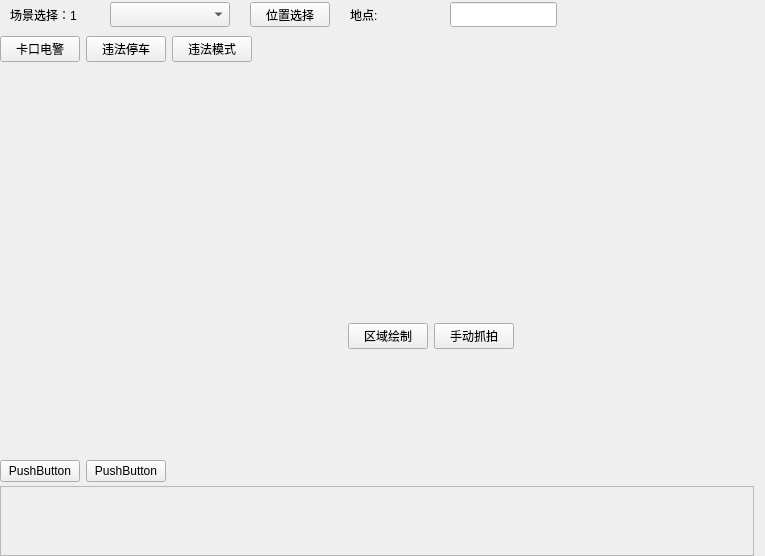
<?xml version="1.0" encoding="UTF-8"?>
<ui version="4.0">
 <class>Dlg_Scene</class>
 <widget class="QWidget" name="Dlg_Scene">
  <property name="geometry">
   <rect>
    <x>0</x>
    <y>0</y>
    <width>765</width>
    <height>556</height>
   </rect>
  </property>
  <property name="windowTitle">
   <string>Dlg_Scene</string>
  </property>
  <layout class="QVBoxLayout" name="verticalLayout_7">
   <property name="spacing">
    <number>4</number>
   </property>
   <property name="leftMargin">
    <number>0</number>
   </property>
   <property name="topMargin">
    <number>2</number>
   </property>
   <property name="bottomMargin">
    <number>0</number>
   </property>
   <item>
    <widget class="QWidget" name="widget" native="true">
     <layout class="QHBoxLayout" name="horizontalLayout">
      <property name="spacing">
       <number>20</number>
      </property>
      <property name="leftMargin">
       <number>10</number>
      </property>
      <property name="topMargin">
       <number>0</number>
      </property>
      <property name="bottomMargin">
       <number>5</number>
      </property>
      <item>
       <widget class="QLabel" name="label">
        <property name="minimumSize">
         <size>
          <width>80</width>
          <height>0</height>
         </size>
        </property>
        <property name="text">
         <string>场景选择：1</string>
        </property>
       </widget>
      </item>
      <item>
       <widget class="QComboBox" name="cmb_scene">
        <property name="minimumSize">
         <size>
          <width>120</width>
          <height>25</height>
         </size>
        </property>
       </widget>
      </item>
      <item>
       <widget class="QPushButton" name="btn_selectPos">
        <property name="minimumSize">
         <size>
          <width>80</width>
          <height>25</height>
         </size>
        </property>
        <property name="text">
         <string>位置选择</string>
        </property>
       </widget>
      </item>
      <item>
       <widget class="QLabel" name="label_2">
        <property name="minimumSize">
         <size>
          <width>80</width>
          <height>0</height>
         </size>
        </property>
        <property name="text">
         <string>地点:</string>
        </property>
       </widget>
      </item>
      <item>
       <widget class="QLineEdit" name="ledt_pos">
        <property name="minimumSize">
         <size>
          <width>0</width>
          <height>25</height>
         </size>
        </property>
        <property name="maximumSize">
         <size>
          <width>150</width>
          <height>16777215</height>
         </size>
        </property>
       </widget>
      </item>
      <item>
       <spacer name="horizontalSpacer">
        <property name="orientation">
         <enum>Qt::Horizontal</enum>
        </property>
        <property name="sizeHint" stdset="0">
         <size>
          <width>186</width>
          <height>20</height>
         </size>
        </property>
       </spacer>
      </item>
     </layout>
    </widget>
   </item>
   <item>
    <layout class="QHBoxLayout" name="horizontalLayout_2">
     <item>
      <widget class="QPushButton" name="pushButton_2">
       <property name="text">
        <string>卡口电警</string>
       </property>
      </widget>
     </item>
     <item>
      <widget class="QPushButton" name="pushButton_3">
       <property name="text">
        <string>违法停车</string>
       </property>
      </widget>
     </item>
     <item>
      <widget class="QPushButton" name="pushButton_4">
       <property name="text">
        <string>违法模式</string>
       </property>
      </widget>
     </item>
     <item>
      <spacer name="horizontalSpacer_2">
       <property name="orientation">
        <enum>Qt::Horizontal</enum>
       </property>
       <property name="sizeHint" stdset="0">
        <size>
         <width>40</width>
         <height>20</height>
        </size>
       </property>
      </spacer>
     </item>
    </layout>
   </item>
   <item>
    <layout class="QHBoxLayout" name="horizontalLayout_7" stretch="0,1,0">
     <property name="rightMargin">
      <number>0</number>
     </property>
     <item>
      <widget class="QStackedWidget" name="stackedWidget">
       <property name="currentIndex">
        <number>3</number>
       </property>
       <widget class="QWidget" name="page">
        <layout class="QVBoxLayout" name="verticalLayout">
         <item>
          <layout class="QHBoxLayout" name="horizontalLayout_3">
           <item>
            <layout class="QFormLayout" name="formLayout">
             <property name="horizontalSpacing">
              <number>10</number>
             </property>
             <property name="verticalSpacing">
              <number>10</number>
             </property>
             <item row="0" column="0">
              <widget class="QLabel" name="label_3">
               <property name="text">
                <string>车道总数：</string>
               </property>
              </widget>
             </item>
             <item row="0" column="1">
              <widget class="QComboBox" name="cmb_plateNum">
               <property name="minimumSize">
                <size>
                 <width>120</width>
                 <height>25</height>
                </size>
               </property>
               <property name="maximumSize">
                <size>
                 <width>120</width>
                 <height>16777215</height>
                </size>
               </property>
              </widget>
             </item>
             <item row="1" column="0">
              <widget class="QLabel" name="label_4">
               <property name="text">
                <string>车道宽度：</string>
               </property>
              </widget>
             </item>
             <item row="1" column="1">
              <widget class="QLineEdit" name="ledt_plateWidth">
               <property name="minimumSize">
                <size>
                 <width>0</width>
                 <height>25</height>
                </size>
               </property>
               <property name="maximumSize">
                <size>
                 <width>120</width>
                 <height>16777215</height>
                </size>
               </property>
              </widget>
             </item>
             <item row="2" column="0">
              <widget class="QLabel" name="label_5">
               <property name="text">
                <string>道路编号：</string>
               </property>
              </widget>
             </item>
             <item row="2" column="1">
              <widget class="QLineEdit" name="ledt_roadNumber">
               <property name="minimumSize">
                <size>
                 <width>0</width>
                 <height>25</height>
                </size>
               </property>
               <property name="maximumSize">
                <size>
                 <width>120</width>
                 <height>16777215</height>
                </size>
               </property>
              </widget>
             </item>
            </layout>
           </item>
           <item>
            <spacer name="horizontalSpacer_3">
             <property name="orientation">
              <enum>Qt::Horizontal</enum>
             </property>
             <property name="sizeHint" stdset="0">
              <size>
               <width>40</width>
               <height>20</height>
              </size>
             </property>
            </spacer>
           </item>
          </layout>
         </item>
         <item>
          <spacer name="verticalSpacer">
           <property name="orientation">
            <enum>Qt::Vertical</enum>
           </property>
           <property name="sizeHint" stdset="0">
            <size>
             <width>20</width>
             <height>300</height>
            </size>
           </property>
          </spacer>
         </item>
        </layout>
       </widget>
       <widget class="QWidget" name="page_2">
        <layout class="QVBoxLayout" name="verticalLayout_2">
         <item>
          <layout class="QHBoxLayout" name="horizontalLayout_4">
           <item>
            <layout class="QFormLayout" name="formLayout_2">
             <property name="horizontalSpacing">
              <number>5</number>
             </property>
             <property name="verticalSpacing">
              <number>5</number>
             </property>
             <item row="0" column="0">
              <widget class="QLabel" name="label_6">
               <property name="text">
                <string>区域总数：</string>
               </property>
              </widget>
             </item>
             <item row="0" column="1">
              <widget class="QComboBox" name="cmb_areaSum">
               <property name="minimumSize">
                <size>
                 <width>120</width>
                 <height>25</height>
                </size>
               </property>
               <property name="maximumSize">
                <size>
                 <width>120</width>
                 <height>16777215</height>
                </size>
               </property>
              </widget>
             </item>
             <item row="1" column="0">
              <widget class="QLabel" name="label_7">
               <property name="text">
                <string>工作模式</string>
               </property>
              </widget>
             </item>
             <item row="2" column="0">
              <widget class="QLabel" name="label_8">
               <property name="text">
                <string>二次抓拍时间(分钟):</string>
               </property>
              </widget>
             </item>
             <item row="2" column="1">
              <widget class="QLineEdit" name="ledt_roadNumber_2">
               <property name="minimumSize">
                <size>
                 <width>0</width>
                 <height>25</height>
                </size>
               </property>
               <property name="maximumSize">
                <size>
                 <width>120</width>
                 <height>16777215</height>
                </size>
               </property>
              </widget>
             </item>
             <item row="1" column="1">
              <widget class="QComboBox" name="cmb_workMode">
               <property name="minimumSize">
                <size>
                 <width>120</width>
                 <height>25</height>
                </size>
               </property>
               <property name="maximumSize">
                <size>
                 <width>120</width>
                 <height>16777215</height>
                </size>
               </property>
              </widget>
             </item>
             <item row="3" column="0">
              <widget class="QLabel" name="label_9">
               <property name="minimumSize">
                <size>
                 <width>0</width>
                 <height>25</height>
                </size>
               </property>
               <property name="text">
                <string>短信通知时间(秒):</string>
               </property>
              </widget>
             </item>
             <item row="4" column="0">
              <widget class="QLabel" name="label_10">
               <property name="minimumSize">
                <size>
                 <width>0</width>
                 <height>25</height>
                </size>
               </property>
               <property name="text">
                <string>图片1类型:</string>
               </property>
              </widget>
             </item>
             <item row="5" column="0">
              <widget class="QLabel" name="label_11">
               <property name="text">
                <string>图片2类型:</string>
               </property>
              </widget>
             </item>
             <item row="6" column="0">
              <widget class="QLabel" name="label_12">
               <property name="text">
                <string>图片3类型:</string>
               </property>
              </widget>
             </item>
             <item row="7" column="0">
              <widget class="QLabel" name="label_13">
               <property name="text">
                <string>图片4类型:</string>
               </property>
              </widget>
             </item>
             <item row="8" column="0">
              <widget class="QLabel" name="label_14">
               <property name="minimumSize">
                <size>
                 <width>0</width>
                 <height>25</height>
                </size>
               </property>
               <property name="text">
                <string>图片1和2间隔时间(秒):</string>
               </property>
              </widget>
             </item>
             <item row="3" column="1">
              <widget class="QLineEdit" name="ledt_notice">
               <property name="minimumSize">
                <size>
                 <width>0</width>
                 <height>25</height>
                </size>
               </property>
               <property name="maximumSize">
                <size>
                 <width>120</width>
                 <height>16777215</height>
                </size>
               </property>
              </widget>
             </item>
             <item row="4" column="1">
              <widget class="QComboBox" name="cmb_pic1">
               <property name="minimumSize">
                <size>
                 <width>0</width>
                 <height>25</height>
                </size>
               </property>
               <property name="maximumSize">
                <size>
                 <width>120</width>
                 <height>16777215</height>
                </size>
               </property>
              </widget>
             </item>
             <item row="5" column="1">
              <widget class="QComboBox" name="cmb_pic2">
               <property name="minimumSize">
                <size>
                 <width>0</width>
                 <height>25</height>
                </size>
               </property>
               <property name="maximumSize">
                <size>
                 <width>120</width>
                 <height>16777215</height>
                </size>
               </property>
              </widget>
             </item>
             <item row="6" column="1">
              <widget class="QComboBox" name="cmb_pic3">
               <property name="minimumSize">
                <size>
                 <width>0</width>
                 <height>25</height>
                </size>
               </property>
               <property name="maximumSize">
                <size>
                 <width>120</width>
                 <height>16777215</height>
                </size>
               </property>
              </widget>
             </item>
             <item row="7" column="1">
              <widget class="QComboBox" name="cmb_pic4">
               <property name="minimumSize">
                <size>
                 <width>0</width>
                 <height>25</height>
                </size>
               </property>
               <property name="maximumSize">
                <size>
                 <width>120</width>
                 <height>16777215</height>
                </size>
               </property>
              </widget>
             </item>
             <item row="9" column="0">
              <widget class="QLabel" name="label_15">
               <property name="minimumSize">
                <size>
                 <width>150</width>
                 <height>25</height>
                </size>
               </property>
               <property name="text">
                <string>图片3和4间隔时间(秒):</string>
               </property>
              </widget>
             </item>
             <item row="11" column="0">
              <widget class="QLabel" name="label_16">
               <property name="minimumSize">
                <size>
                 <width>0</width>
                 <height>25</height>
                </size>
               </property>
               <property name="text">
                <string>违法代码:</string>
               </property>
              </widget>
             </item>
             <item row="10" column="0">
              <widget class="QLabel" name="label_17">
               <property name="minimumSize">
                <size>
                 <width>0</width>
                 <height>25</height>
                </size>
               </property>
               <property name="text">
                <string>无牌车模式:</string>
               </property>
              </widget>
             </item>
             <item row="8" column="1">
              <widget class="QLineEdit" name="ledt_Pic12Time">
               <property name="minimumSize">
                <size>
                 <width>0</width>
                 <height>25</height>
                </size>
               </property>
               <property name="maximumSize">
                <size>
                 <width>120</width>
                 <height>16777215</height>
                </size>
               </property>
              </widget>
             </item>
             <item row="9" column="1">
              <widget class="QLineEdit" name="ledt_Pic34Time">
               <property name="minimumSize">
                <size>
                 <width>0</width>
                 <height>25</height>
                </size>
               </property>
               <property name="maximumSize">
                <size>
                 <width>120</width>
                 <height>16777215</height>
                </size>
               </property>
              </widget>
             </item>
             <item row="11" column="1">
              <widget class="QLineEdit" name="ledt_illegalCode">
               <property name="minimumSize">
                <size>
                 <width>0</width>
                 <height>25</height>
                </size>
               </property>
               <property name="maximumSize">
                <size>
                 <width>120</width>
                 <height>16777215</height>
                </size>
               </property>
              </widget>
             </item>
             <item row="10" column="1">
              <widget class="QCheckBox" name="chk_noPlateNumberMode">
               <property name="minimumSize">
                <size>
                 <width>0</width>
                 <height>25</height>
                </size>
               </property>
               <property name="maximumSize">
                <size>
                 <width>120</width>
                 <height>16777215</height>
                </size>
               </property>
               <property name="text">
                <string/>
               </property>
              </widget>
             </item>
            </layout>
           </item>
           <item>
            <spacer name="horizontalSpacer_4">
             <property name="orientation">
              <enum>Qt::Horizontal</enum>
             </property>
             <property name="sizeHint" stdset="0">
              <size>
               <width>40</width>
               <height>20</height>
              </size>
             </property>
            </spacer>
           </item>
          </layout>
         </item>
         <item>
          <spacer name="verticalSpacer_2">
           <property name="orientation">
            <enum>Qt::Vertical</enum>
           </property>
           <property name="sizeHint" stdset="0">
            <size>
             <width>20</width>
             <height>40</height>
            </size>
           </property>
          </spacer>
         </item>
        </layout>
       </widget>
       <widget class="QWidget" name="page_3">
        <layout class="QVBoxLayout" name="verticalLayout_3">
         <item>
          <layout class="QHBoxLayout" name="horizontalLayout_5">
           <item>
            <layout class="QFormLayout" name="formLayout_3">
             <property name="horizontalSpacing">
              <number>10</number>
             </property>
             <property name="verticalSpacing">
              <number>10</number>
             </property>
             <item row="0" column="0">
              <widget class="QLabel" name="label_18">
               <property name="text">
                <string>违停模式：</string>
               </property>
              </widget>
             </item>
             <item row="0" column="1">
              <widget class="QComboBox" name="cmb_illegalType">
               <property name="minimumSize">
                <size>
                 <width>120</width>
                 <height>25</height>
                </size>
               </property>
               <property name="maximumSize">
                <size>
                 <width>120</width>
                 <height>16777215</height>
                </size>
               </property>
              </widget>
             </item>
             <item row="1" column="0">
              <widget class="QLabel" name="label_19">
               <property name="text">
                <string>自动模式：</string>
               </property>
              </widget>
             </item>
             <item row="2" column="0">
              <widget class="QLabel" name="label_20">
               <property name="text">
                <string>具体模式：</string>
               </property>
              </widget>
             </item>
             <item row="2" column="1">
              <widget class="QComboBox" name="cmb_detailType">
               <property name="minimumSize">
                <size>
                 <width>120</width>
                 <height>25</height>
                </size>
               </property>
               <property name="maximumSize">
                <size>
                 <width>120</width>
                 <height>16777215</height>
                </size>
               </property>
              </widget>
             </item>
             <item row="1" column="1">
              <widget class="QComboBox" name="cmb_autoType">
               <property name="minimumSize">
                <size>
                 <width>120</width>
                 <height>25</height>
                </size>
               </property>
               <property name="maximumSize">
                <size>
                 <width>120</width>
                 <height>16777215</height>
                </size>
               </property>
              </widget>
             </item>
            </layout>
           </item>
           <item>
            <spacer name="horizontalSpacer_5">
             <property name="orientation">
              <enum>Qt::Horizontal</enum>
             </property>
             <property name="sizeHint" stdset="0">
              <size>
               <width>40</width>
               <height>20</height>
              </size>
             </property>
            </spacer>
           </item>
          </layout>
         </item>
         <item>
          <spacer name="verticalSpacer_3">
           <property name="orientation">
            <enum>Qt::Vertical</enum>
           </property>
           <property name="sizeHint" stdset="0">
            <size>
             <width>20</width>
             <height>300</height>
            </size>
           </property>
          </spacer>
         </item>
        </layout>
       </widget>
       <widget class="QWidget" name="page_4"/>
      </widget>
     </item>
     <item>
      <widget class="QWidget" name="widget_2" native="true">
       <layout class="QVBoxLayout" name="verticalLayout_4" stretch="0,0,1">
        <item>
         <widget class="QWidget" name="widget_3" native="true">
          <property name="minimumSize">
           <size>
            <width>360</width>
            <height>240</height>
           </size>
          </property>
          <property name="maximumSize">
           <size>
            <width>360</width>
            <height>240</height>
           </size>
          </property>
         </widget>
        </item>
        <item>
         <layout class="QHBoxLayout" name="horizontalLayout_6">
          <item>
           <widget class="QPushButton" name="btn_drawArea">
            <property name="text">
             <string>区域绘制</string>
            </property>
           </widget>
          </item>
          <item>
           <widget class="QPushButton" name="btn_snap">
            <property name="text">
             <string>手动抓拍</string>
            </property>
           </widget>
          </item>
          <item>
           <spacer name="horizontalSpacer_6">
            <property name="orientation">
             <enum>Qt::Horizontal</enum>
            </property>
            <property name="sizeHint" stdset="0">
             <size>
              <width>40</width>
              <height>20</height>
             </size>
            </property>
           </spacer>
          </item>
         </layout>
        </item>
        <item>
         <spacer name="verticalSpacer_4">
          <property name="orientation">
           <enum>Qt::Vertical</enum>
          </property>
          <property name="sizeHint" stdset="0">
           <size>
            <width>20</width>
            <height>40</height>
           </size>
          </property>
         </spacer>
        </item>
       </layout>
      </widget>
     </item>
     <item>
      <spacer name="horizontalSpacer_7">
       <property name="orientation">
        <enum>Qt::Horizontal</enum>
       </property>
       <property name="sizeHint" stdset="0">
        <size>
         <width>40</width>
         <height>20</height>
        </size>
       </property>
      </spacer>
     </item>
    </layout>
   </item>
   <item>
    <layout class="QHBoxLayout" name="horizontalLayout_8">
     <item>
      <widget class="QPushButton" name="pushButton_7">
       <property name="text">
        <string>PushButton</string>
       </property>
      </widget>
     </item>
     <item>
      <widget class="QPushButton" name="pushButton_8">
       <property name="text">
        <string>PushButton</string>
       </property>
      </widget>
     </item>
     <item>
      <spacer name="horizontalSpacer_8">
       <property name="orientation">
        <enum>Qt::Horizontal</enum>
       </property>
       <property name="sizeHint" stdset="0">
        <size>
         <width>40</width>
         <height>20</height>
        </size>
       </property>
      </spacer>
     </item>
    </layout>
   </item>
   <item>
    <layout class="QHBoxLayout" name="horizontalLayout_9" stretch="1">
     <item>
      <widget class="QScrollArea" name="scrollArea">
       <property name="widgetResizable">
        <bool>true</bool>
       </property>
       <widget class="QWidget" name="scrollAreaWidgetContents">
        <property name="geometry">
         <rect>
          <x>0</x>
          <y>0</y>
          <width>752</width>
          <height>69</height>
         </rect>
        </property>
        <layout class="QVBoxLayout" name="verticalLayout_6">
         <property name="spacing">
          <number>0</number>
         </property>
         <property name="leftMargin">
          <number>0</number>
         </property>
         <property name="topMargin">
          <number>0</number>
         </property>
         <property name="rightMargin">
          <number>0</number>
         </property>
         <property name="bottomMargin">
          <number>0</number>
         </property>
         <item>
          <layout class="QVBoxLayout" name="verticalLayout_5"/>
         </item>
        </layout>
       </widget>
      </widget>
     </item>
    </layout>
   </item>
  </layout>
 </widget>
 <layoutdefault spacing="6" margin="11"/>
 <resources/>
 <connections/>
</ui>
